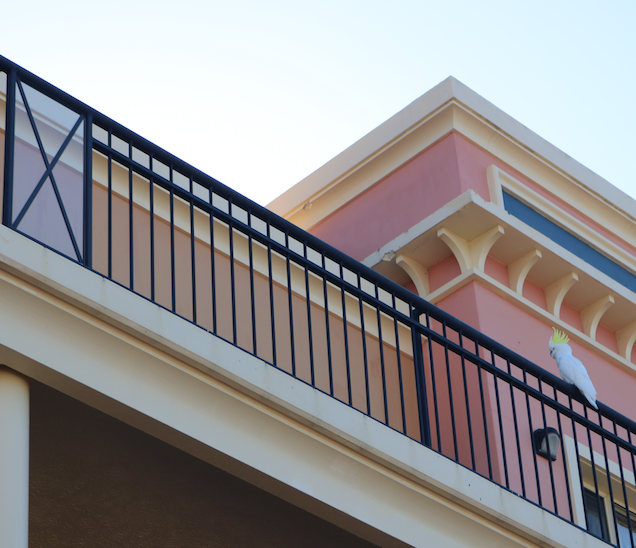
#> input picture Computer Vision/Final Project/images/content images/cockatoo.png, 636 x 548 px, given in place of cockatoo.jpg, which was not available
$ python contrast.py   (older library calls are emulated)
#> lines starting #> are read from the running program, lines starting #| are printed output that depends on the picture; pictures that were not available may be replaced by others from this repository, and a replacement may not be noted
#!/usr/bin/env python3
# -*- coding: utf-8 -*-
"""
Created on Mon May  7 19:52:05 2018

@author: pvictoratos
"""

import cv2
import numpy as np

in_img = cv2.imread('cockatoo.jpg')
#> in_img is the input picture: shape (548, 636, 3); mean B, G, R 145.7, 144.7, 148
gray = cv2.cvtColor(in_img, cv2.COLOR_BGR2GRAY)
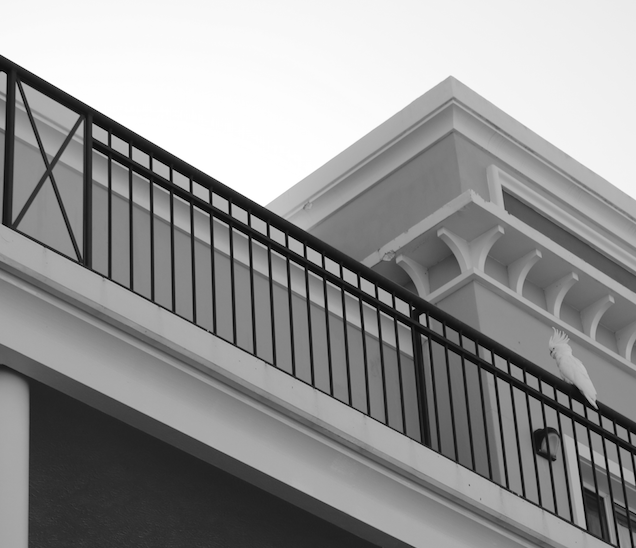
#> gray: shape (548, 636); min 0, max 255, mean 145.8

sob_x = cv2.Sobel(gray, cv2.CV_64F, 1, 0)
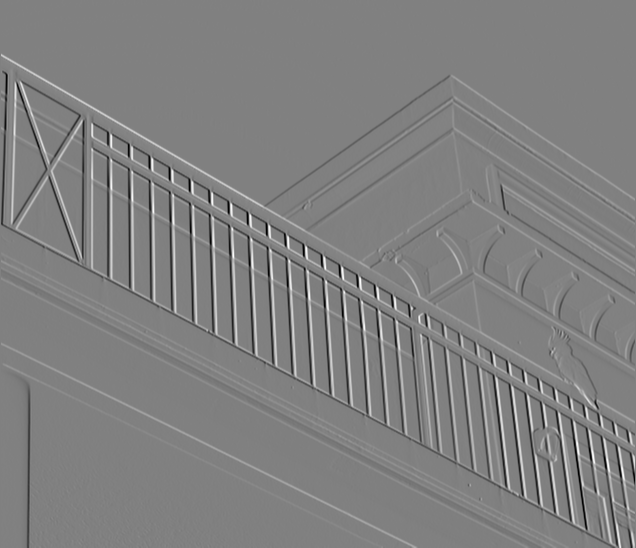
#> sob_x: shape (548, 636) float64; min -701, max 688, mean 0.1; drawn with min black and max white
sob_y = cv2.Sobel(gray, cv2.CV_64F, 1, 0)
grad_mag = np.sqrt(sob_x**2 + sob_y**2)
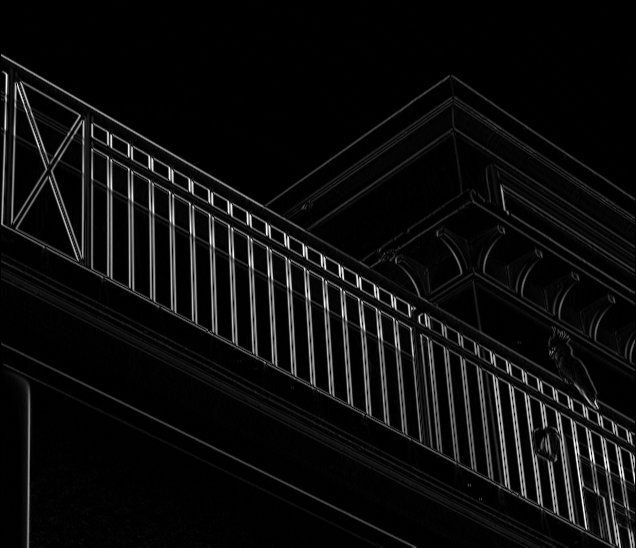
#> grad_mag: shape (548, 636) float64; min 0, max 991.4, mean 51.4; drawn with min black and max white
grad_mag = np.clip(grad_mag, 0, 255).astype(np.uint8)
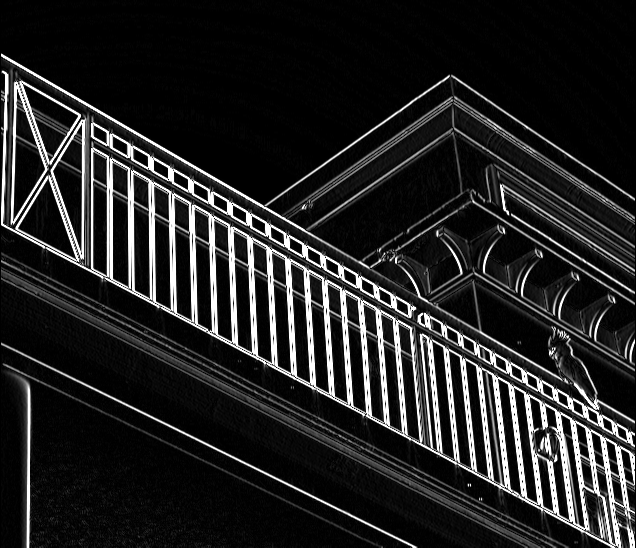
#> grad_mag: shape (548, 636); min 0, max 255, mean 36.3

cv2.imshow('Gradient Magnitude', grad_mag)
cv2.waitKey(0)
